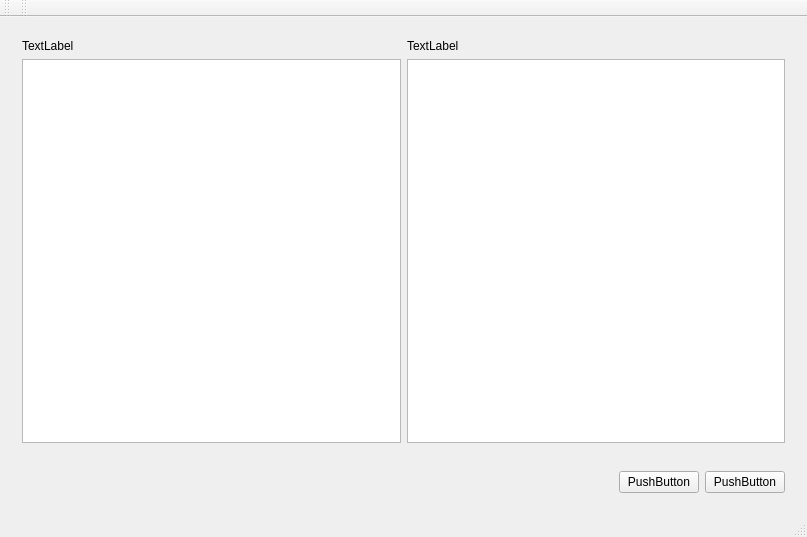
<?xml version="1.0" encoding="UTF-8"?>
<ui version="4.0">
 <class>MainWindow</class>
 <widget class="QMainWindow" name="MainWindow">
  <property name="geometry">
   <rect>
    <x>0</x>
    <y>0</y>
    <width>807</width>
    <height>537</height>
   </rect>
  </property>
  <property name="windowTitle">
   <string>MainWindow</string>
  </property>
  <widget class="QWidget" name="centralWidget">
   <layout class="QVBoxLayout" name="verticalLayout">
    <item>
     <widget class="QWidget" name="widget_2" native="true">
      <layout class="QGridLayout" name="gridLayout">
       <item row="0" column="0">
        <widget class="QLabel" name="label">
         <property name="text">
          <string>TextLabel</string>
         </property>
        </widget>
       </item>
       <item row="0" column="1">
        <widget class="QLabel" name="label_2">
         <property name="text">
          <string>TextLabel</string>
         </property>
        </widget>
       </item>
       <item row="1" column="0">
        <widget class="QTextBrowser" name="textBrowser"/>
       </item>
       <item row="1" column="1">
        <widget class="QTextBrowser" name="textBrowser_2"/>
       </item>
      </layout>
     </widget>
    </item>
    <item>
     <widget class="QWidget" name="widget" native="true">
      <property name="sizePolicy">
       <sizepolicy hsizetype="Preferred" vsizetype="Fixed">
        <horstretch>0</horstretch>
        <verstretch>0</verstretch>
       </sizepolicy>
      </property>
      <layout class="QHBoxLayout" name="horizontalLayout">
       <item>
        <spacer name="horizontalSpacer">
         <property name="orientation">
          <enum>Qt::Horizontal</enum>
         </property>
         <property name="sizeHint" stdset="0">
          <size>
           <width>578</width>
           <height>20</height>
          </size>
         </property>
        </spacer>
       </item>
       <item>
        <widget class="QPushButton" name="pushButton_2">
         <property name="text">
          <string>PushButton</string>
         </property>
        </widget>
       </item>
       <item>
        <widget class="QPushButton" name="pushButton">
         <property name="text">
          <string>PushButton</string>
         </property>
        </widget>
       </item>
      </layout>
     </widget>
    </item>
   </layout>
  </widget>
  <widget class="QMenuBar" name="menuBar">
   <property name="geometry">
    <rect>
     <x>0</x>
     <y>0</y>
     <width>807</width>
     <height>22</height>
    </rect>
   </property>
  </widget>
  <widget class="QToolBar" name="mainToolBar">
   <attribute name="toolBarArea">
    <enum>TopToolBarArea</enum>
   </attribute>
   <attribute name="toolBarBreak">
    <bool>false</bool>
   </attribute>
  </widget>
  <widget class="QStatusBar" name="statusBar"/>
  <widget class="QToolBar" name="toolBar">
   <property name="windowTitle">
    <string>toolBar</string>
   </property>
   <attribute name="toolBarArea">
    <enum>TopToolBarArea</enum>
   </attribute>
   <attribute name="toolBarBreak">
    <bool>false</bool>
   </attribute>
  </widget>
 </widget>
 <layoutdefault spacing="6" margin="11"/>
 <resources/>
 <connections/>
</ui>
